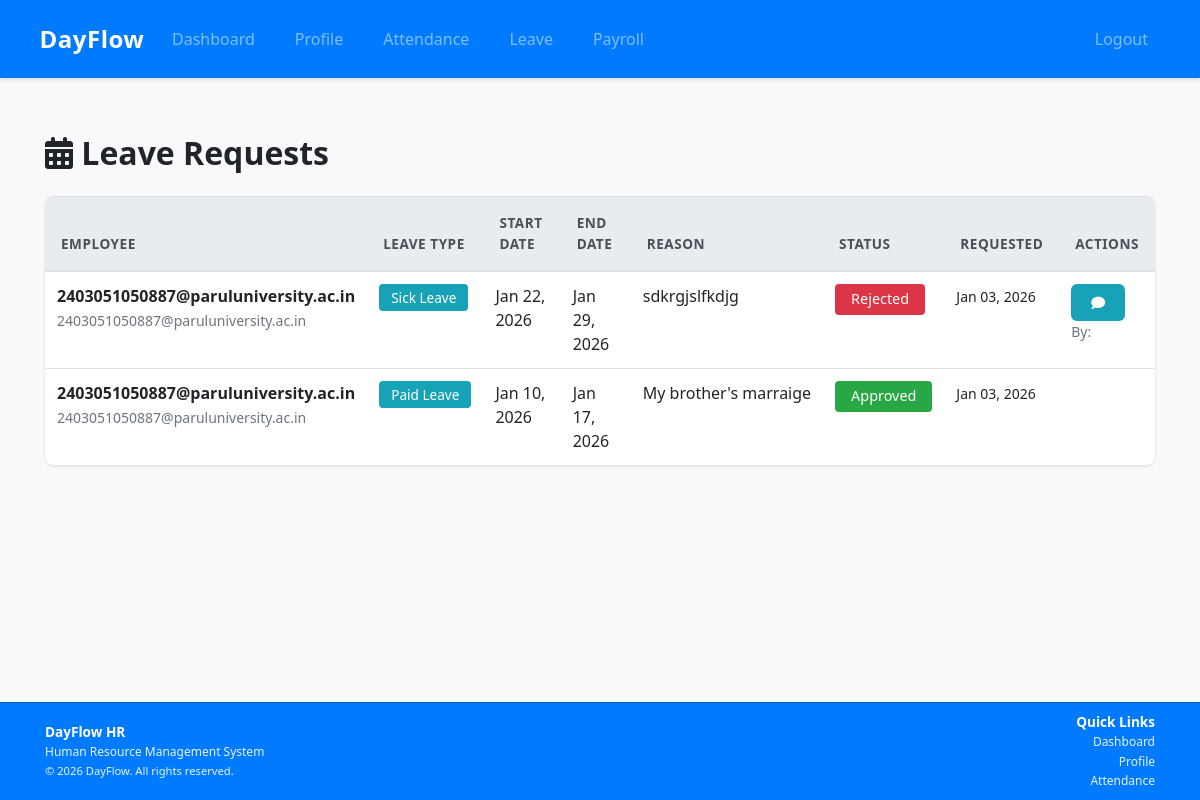
/leave/ (signed in), run on an earlier commit of the app's database.
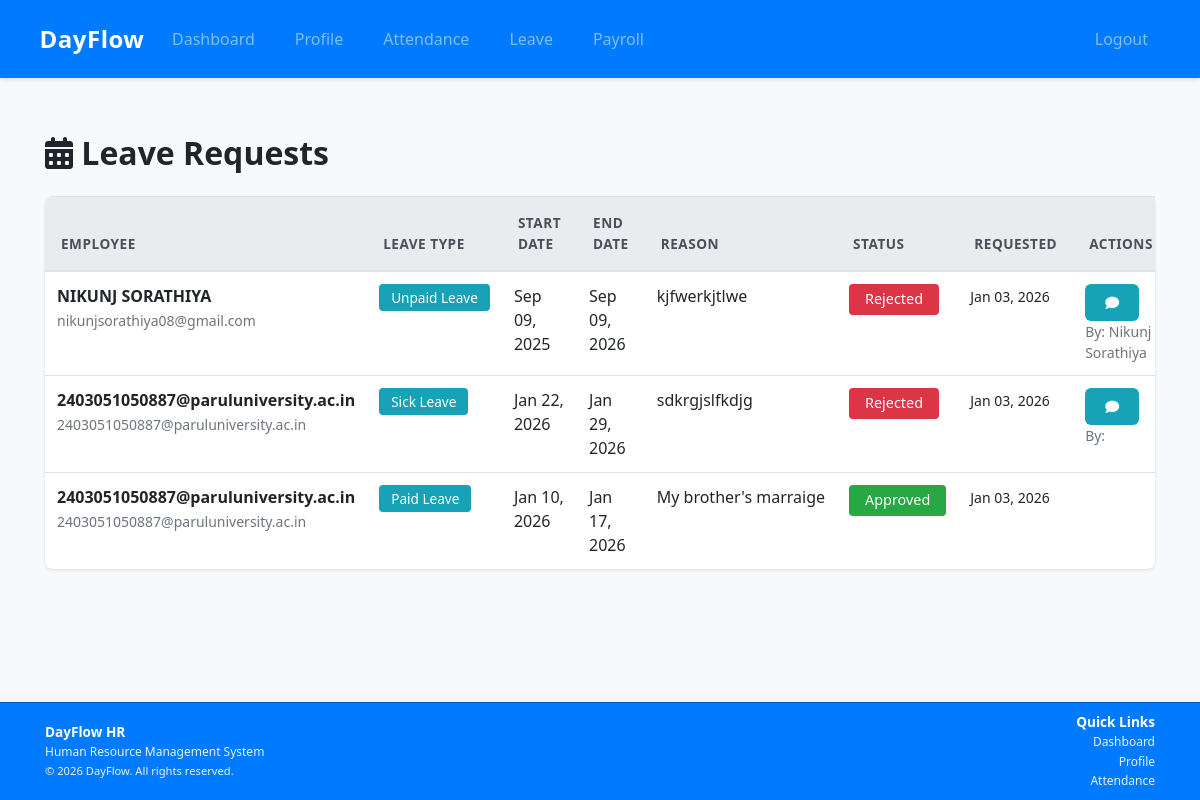
And on a later commit of the database.
### apps/leave/models.py (models this page shows, shortened)
class LeaveRequest(models.Model):
    STATUS_CHOICES = [
        ('pending', 'Pending'),
        ('approved', 'Approved'),
        ('rejected', 'Rejected'),
    ]
    LEAVE_TYPE_CHOICES = [
        ('paid', 'Paid Leave'),
        ('sick', 'Sick Leave'),
        ('unpaid', 'Unpaid Leave'),
    ]
    employee = models.ForeignKey(User, on_delete=models.CASCADE, related_name='leave_requests')
    leave_type = models.CharField(max_length=10, choices=LEAVE_TYPE_CHOICES, default='paid')
    start_date = models.DateField()
    end_date = models.DateField()
    reason = models.TextField()
    status = models.CharField(max_length=10, choices=STATUS_CHOICES, default='pending')
    requested_at = models.DateTimeField(auto_now_add=True)
    approved_at = models.DateTimeField(null=True, blank=True)
    approved_by = models.ForeignKey(User, on_delete=models.SET_NULL, null=True, blank=True, related_name='approved_leaves')
    admin_comments = models.TextField(blank=True, null=True)

### apps/accounts/models.py (models this page shows, shortened)
class User(AbstractUser):
    ROLE_CHOICES = [
        ('employee', 'Employee'),
        ('admin', 'Admin'),
    ]
    email = models.EmailField(unique=True)
    role = models.CharField(max_length=10, choices=ROLE_CHOICES, default='employee')
    email_verification_token = models.CharField(max_length=100, blank=True, null=True)
    USERNAME_FIELD = 'email'
    REQUIRED_FIELDS = ['username']
    class Meta:
        app_label = 'accounts'

### apps/leave/views.py (the view)
# urls.py: path('', views.leave_list, name='leave_list'),
@login_required
def leave_list(request):
    if request.user.role == 'admin':
        leaves = LeaveRequest.objects.all().order_by('-requested_at')
    else:
        leaves = LeaveRequest.objects.filter(employee=request.user).order_by('-requested_at')
    return render(request, 'leave/leave_list.html', {'leaves': leaves})

### templates/leave/leave_list.html (shortened to what this page needs)
{% extends 'base.html' %}
{% block content %}
<div class="d-flex justify-content-between align-items-center mb-4">
    <h2 class="mb-0"><i class="fas fa-calendar-alt"></i> Leave Requests</h2>
</div>
<div class="card shadow-sm">
    <div class="card-body p-0">
        <div class="table-responsive">
            <table class="table table-hover mb-0">
                <thead class="thead-light">
                    <tr>
                        {% if user.role == 'admin' %}<th>Employee</th>{% endif %}
                        <th>Leave Type</th>
                        <th>Start Date</th>
                        <th>End Date</th>
                        <th>Reason</th>
                        <th>Status</th>
                        <th>Requested</th>
                        {% if user.role == 'admin' %}<th>Actions</th>{% endif %}
                    </tr>
                </thead>
                <tbody>
                    {% for leave in leaves %}
                        <tr class="animated-row">
                            {% if user.role == 'admin' %}
                                <td>
                                    <strong>{{ leave.employee.get_full_name|default:leave.employee.username }}</strong>
                                    <br><small class="text-muted">{{ leave.employee.email }}</small>
                                </td>
                            {% endif %}
                            <td>
                                <span class="badge badge-info">{{ leave.get_leave_type_display }}</span>
                            </td>
                            <td>{{ leave.start_date|date:"M d, Y" }}</td>
                            <td>{{ leave.end_date|date:"M d, Y" }}</td>
                            <td>
                                <div class="text-truncate" style="max-width: 200px;" title="{{ leave.reason }}">
                                    {{ leave.reason }}
                                </div>
                            </td>
                            <td>
                                <span class="badge badge-{% if leave.status == 'approved' %}success{% elif leave.status == 'rejected' %}danger{% else %}warning{% endif %} badge-lg">
                                    {{ leave.get_status_display }}
                                </span>
                            </td>
                            <td><small>{{ leave.requested_at|date:"M d, Y" }}</small></td>
                            {% if user.role == 'admin' %}
                                <td>
                                    {% if leave.status == 'pending' %}
                                        <a href="{% url 'approve_leave' leave.id %}" class="btn btn-sm btn-success">
                                            <i class="fas fa-check"></i> Review
                                        </a>
                                    {% else %}
                                        {% if leave.admin_comments %}
                                            <button type="button" class="btn btn-sm btn-info" data-toggle="tooltip" title="{{ leave.admin_comments }}">
                                                <i class="fas fa-comment"></i>
                                            </button>
                                        {% endif %}
                                        <small class="text-muted d-block">
                                            {% if leave.approved_by %}
                                                By: {{ leave.approved_by.get_full_name|default:leave.approved_by.username }}
                                            {% endif %}
                                        </small>
                                    {% endif %}
                                </td>
                            {% endif %}
                        </tr>
                    {% endfor %}
                </tbody>
            </table>
        </div>
    </div>
</div>
{% endblock %}

### templates/base.html (shortened to what this page needs)
<!DOCTYPE html>
<html lang="en">
<head>
    {% load bootstrap4 %}
    {% load static %}
    {% bootstrap_css %}
    <link rel="stylesheet" href="https://cdnjs.cloudflare.com/ajax/libs/font-awesome/6.0.0/css/all.min.css">
    <link rel="stylesheet" href="{% static 'css/style.css' %}">
</head>
<body>
    <nav class="navbar navbar-expand-lg navbar-dark bg-primary">
        <div class="navbar-brand-wrapper">
            <span class="navbar-brand">DayFlow</span>
        </div>
        <div class="collapse navbar-collapse" id="navbarNav">
            <ul class="navbar-nav mr-auto">
                {% if user.is_authenticated %}
                    <li class="nav-item">
                        <a class="nav-link" href="{% url 'dashboard' %}">Dashboard</a>
                    </li>
                    <li class="nav-item">
                        <a class="nav-link" href="{% url 'profile' %}">Profile</a>
                    </li>
                    <li class="nav-item">
                        <a class="nav-link" href="{% url 'attendance_list' %}">Attendance</a>
                    </li>
                    <li class="nav-item">
                        <a class="nav-link" href="{% url 'leave_list' %}">Leave</a>
                    </li>
                    <li class="nav-item">
                        <a class="nav-link" href="{% url 'payroll_view' %}">Payroll</a>
                    </li>
                {% endif %}
            </ul>
            <ul class="navbar-nav">
                {% if user.is_authenticated %}
                    <li class="nav-item">
                        <a class="nav-link" href="{% url 'logout' %}">Logout</a>
                    </li>
                {% endif %}
            </ul>
        </div>
    </nav>
    <div class="container mt-4">
        {% block content %}{% endblock %}
    </div>
    <footer class="footer">
        <div class="container">
            <div class="row align-items-center">
                <div class="col-md-6">
                    <h5 class="mb-1">DayFlow HR</h5>
                    <p class="mb-1">Human Resource Management System</p>
                    <p class="mb-0"><small>&copy; {% now "Y" %} DayFlow. All rights reserved.</small></p>
                </div>
                <div class="col-md-6 text-md-right">
                    <h5 class="mb-1">Quick Links</h5>
                    {% if user.is_authenticated %}
                        <p class="mb-1"><a href="{% url 'dashboard' %}">Dashboard</a></p>
                        <p class="mb-1"><a href="{% url 'profile' %}">Profile</a></p>
                        <p class="mb-0"><a href="{% url 'attendance_list' %}">Attendance</a></p>
                    {% else %}
                        <p class="mb-1"><a href="{% url 'login' %}">Login</a></p>
                        <p class="mb-0"><a href="{% url 'register' %}">Register</a></p>
                    {% endif %}
                </div>
            </div>
        </div>
    </footer>
</body>
</html>

### static/css/style.css (style rules this page uses)
* { transition: all 0.3s ease; }
body { font-family: 'Segoe UI', Tahoma, Geneva, Verdana, sans-serif; background-color: #f8f9fa; min-height: 100vh; display: flex; flex-direction: column; }
.navbar { box-shadow: 0 2px 4px rgba(0,0,0,0.1); padding: 1rem 2rem; }
.navbar-brand-wrapper { display: flex; align-items: center; justify-content: center; min-width: 120px; }
.navbar-brand { font-weight: 600; font-size: 1.5rem; letter-spacing: 0.5px; margin: 0; text-align: center; }
.nav-link { font-weight: 500; margin: 0 0.25rem; padding: 0.5rem 1rem !important; transition: all 0.2s ease; border-radius: 4px; }
.card { box-shadow: 0 1px 3px rgba(0,0,0,0.12); border: 1px solid #e9ecef; border-radius: 8px; margin-bottom: 1.5rem; transition: all 0.2s ease; background: white; }
.shadow-sm { box-shadow: 0 1px 3px rgba(0,0,0,0.12) !important; }
.btn { border-radius: 6px; font-weight: 500; padding: 0.5rem 1.25rem; transition: all 0.2s ease; border: none; }
.btn-info { background-color: #17a2b8; color: white; }
.table { border-radius: 8px; overflow: hidden; }
.table thead th { background-color: #f8f9fa; border-bottom: 2px solid #dee2e6; font-weight: 600; text-transform: uppercase; font-size: 0.85rem; letter-spacing: 0.5px; padding: 1rem; color: #495057; }
.table tbody tr { transition: all 0.2s ease; }
.badge { padding: 0.4rem 0.75rem; font-weight: 500; border-radius: 4px; font-size: 0.85rem; }
.card { border: none; box-shadow: 0 4px 6px rgba(0, 0, 0, 0.07); transition: all 0.3s ease; }
.badge-lg { padding: 0.5rem 1rem; font-size: 0.9rem; }
.badge-success { background-color: #28a745; color: white; }
.badge-danger { background-color: #dc3545; color: white; }
.badge-info { background-color: #17a2b8; color: white; }
h2 { color: #212529; font-weight: 600; margin-bottom: 1.5rem; }
.container { padding-top: 2rem; padding-bottom: 2rem; flex: 1; }
.footer { background-color: #007bff; color: #ffffff; padding: 0.4rem 0; margin-top: auto; border-top: 1px solid #0056b3; }
.footer .container { padding-top: 0.3rem; padding-bottom: 0.3rem; }
.footer h5 { color: #ffffff; font-weight: 600; margin-bottom: 0.25rem; font-size: 0.85rem; line-height: 1.2; }
.footer p { color: rgba(255, 255, 255, 0.9); margin-bottom: 0.15rem; font-size: 0.75rem; line-height: 1.3; }
.footer .mb-0 { margin-bottom: 0 !important; }
.footer a { color: rgba(255, 255, 255, 0.9); text-decoration: none; transition: color 0.2s ease; font-size: 0.75rem; }
.footer small { font-size: 0.7rem; }
.text-muted { color: #6c757d !important; }
html { scroll-behavior: smooth; }

What changed in the data, as far as the page shows it:
added LeaveRequest: employee.get_full_name "NIKUNJ SORATHIYA", employee.email "nikunjsorathiya08@gmail.com", leave_type "Unpaid Leave", start_date "Sep 09, 2025", end_date "Sep 09, 2026", reason "kjfwerkjtlwe", status "Rejected", requested_at "Jan 03, 2026", approved_by.get_full_name "Nikunj Sorathiya"
